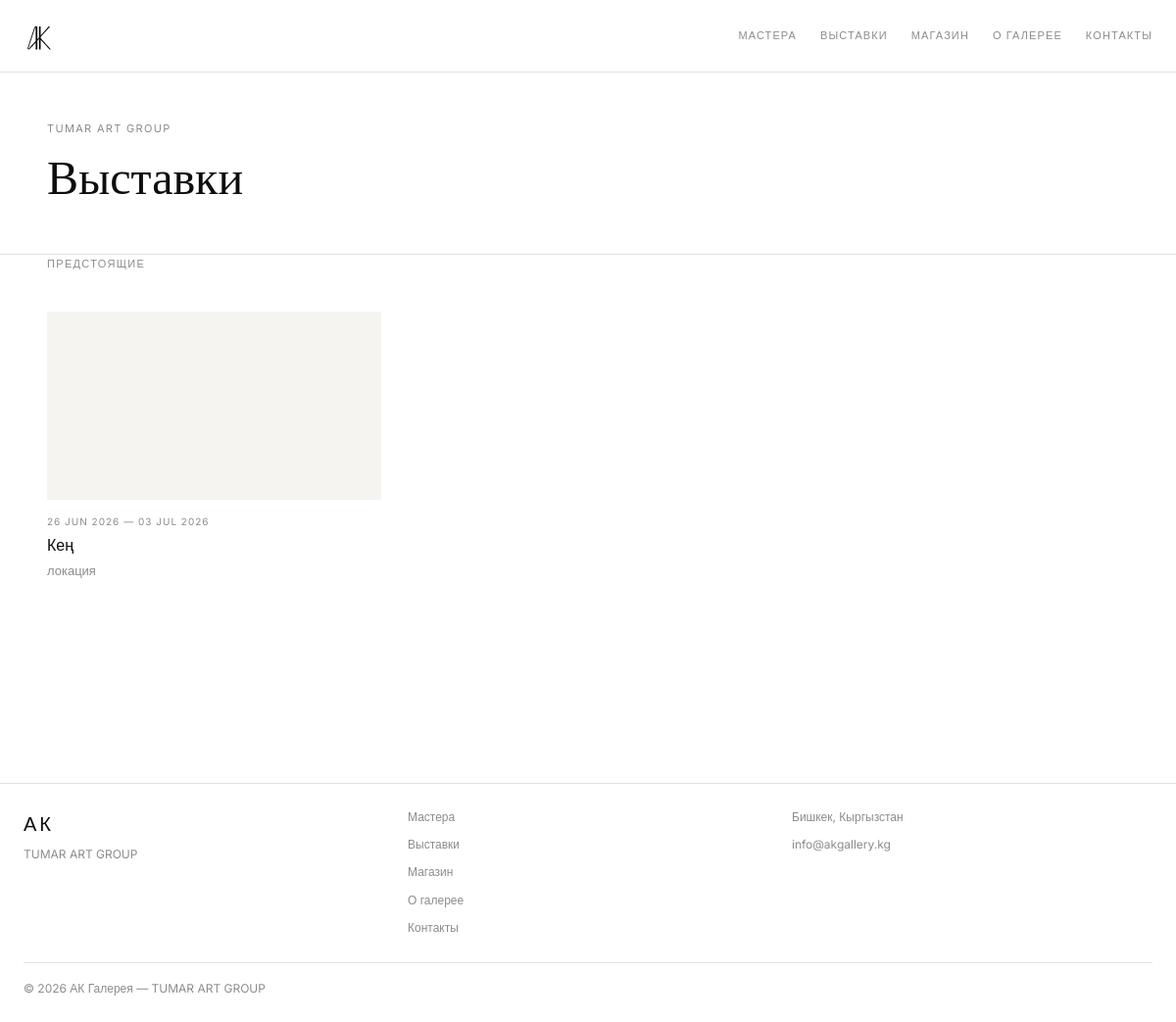
The page /exhibitions/ on the database its author committed.
### exhibitions/models.py (models this page shows, shortened)
class Exhibition(models.Model):
    STATUS_CHOICES = [
        ('upcoming', 'Предстоящая'),
        ('current', 'Текущая'),
        ('past', 'Прошедшая'),
    ]
    title = models.CharField(max_length=200)
    description = models.TextField(blank=True)
    cover_image = models.ImageField(upload_to='exhibitions/', blank=True)
    artists = models.ManyToManyField(Artist, blank=True)
    artworks = models.ManyToManyField(Artwork, blank=True)
    start_date = models.DateField()
    end_date = models.DateField()
    status = models.CharField(max_length=20, choices=STATUS_CHOICES, default='upcoming')
    location = models.CharField(max_length=200, blank=True)
    class Meta:
        ordering = ['-start_date']

### exhibitions/views.py (the view)
# urls.py: path('', views.exhibition_list, name='exhibition_list'),
def exhibition_list(request):
    current = Exhibition.objects.filter(status='current')
    upcoming = Exhibition.objects.filter(status='upcoming')
    past = Exhibition.objects.filter(status='past')
    return render(request, 'exhibitions/exhibition_list.html', {
        'current': current,
        'upcoming': upcoming,
        'past': past,
    })

### templates/exhibitions/exhibition_list.html (shortened to what this page needs)
{% extends 'base.html' %}
{% load static %}
{% block content %}
<div class="page-header">
    <span class="page-tag">TUMAR ART GROUP</span>
    <h1 class="page-title">Выставки</h1>
</div>
<section class="exhibitions-section">
    {% if upcoming %}
    <div class="exh-block">
        <div class="section-header">
            <span class="section-label">Предстоящие</span>
        </div>
        <div class="exhibitions-grid">
            {% for exh in upcoming %}
            <a href="/exhibitions/{{ exh.id }}/" class="exh-card">
                {% if exh.cover_image %}
                    <img src="{{ exh.cover_image.url }}" alt="{{ exh.title }}">
                {% else %}
                    <div class="exh-no-image"></div>
                {% endif %}
                <div class="card-body">
                    <span class="card-tag">{{ exh.start_date|date:"d M Y" }} — {{ exh.end_date|date:"d M Y" }}</span>
                    <h2 class="card-name">{{ exh.title }}</h2>
                    <p class="card-city">{{ exh.location }}</p>
                </div>
            </a>
            {% endfor %}
        </div>
    </div>
    {% endif %}
</section>
{% endblock %}

### static/css/style.css (style rules this page uses)
:root { --black: #0D0D0D; --dark: #2A2A2A; --grey-1: #8C8C8C; --grey-2: #E0E0E0; --grey-3: #F5F4F0; --gold: #C8A97E; --white: #FFFFFF; --font-serif: 'Cormorant Garamond', Georgia, serif; --font-sans: 'Inter', sans-serif; }
* { box-sizing: border-box; margin: 0; padding: 0; }
body { font-family: var(--font-sans); color: var(--dark); background: var(--white); font-size: 15px; line-height: 1.7; }
.page-tag { font-size: 11px; text-transform: uppercase; letter-spacing: 0.12em; color: var(--grey-1); display: block; margin-bottom: 12px; }
.page-title { font-family: var(--font-serif); font-size: 48px; font-weight: 400; color: var(--black); margin-bottom: 0; }
.section-label { font-size: 11px; text-transform: uppercase; letter-spacing: 0.12em; color: var(--grey-1); }
.card-tag { font-size: 10px; text-transform: uppercase; letter-spacing: 0.1em; color: var(--grey-1); display: block; margin-bottom: 6px; }
.card-name { font-size: 16px; font-weight: 500; color: var(--black); margin-bottom: 4px; }
.card-city { font-size: 13px; color: var(--grey-1); margin: 0; }
.page-header { padding: 48px 48px 48px; border-bottom: 0.5px solid var(--grey-2); }
.section-header { display: flex; align-items: center; justify-content: space-between; margin-bottom: 40px; }
.card-body { padding: 14px 0; }
.exhibitions-grid { display: grid; grid-template-columns: repeat(auto-fill, minmax(320px, 1fr)); gap: 40px; }
.exh-card { text-decoration: none; color: inherit; display: block; }
.exh-no-image { width: 100%; aspect-ratio: 16/9; background: var(--grey-3); }
.exhibitions-section { padding: 0 48px 80px; }
.exh-block { margin-bottom: 64px; }

### rows shown on the page
Exhibition: start_date "26 JUN 2026", end_date "03 JUL 2026", title "Кең", location "локация"
